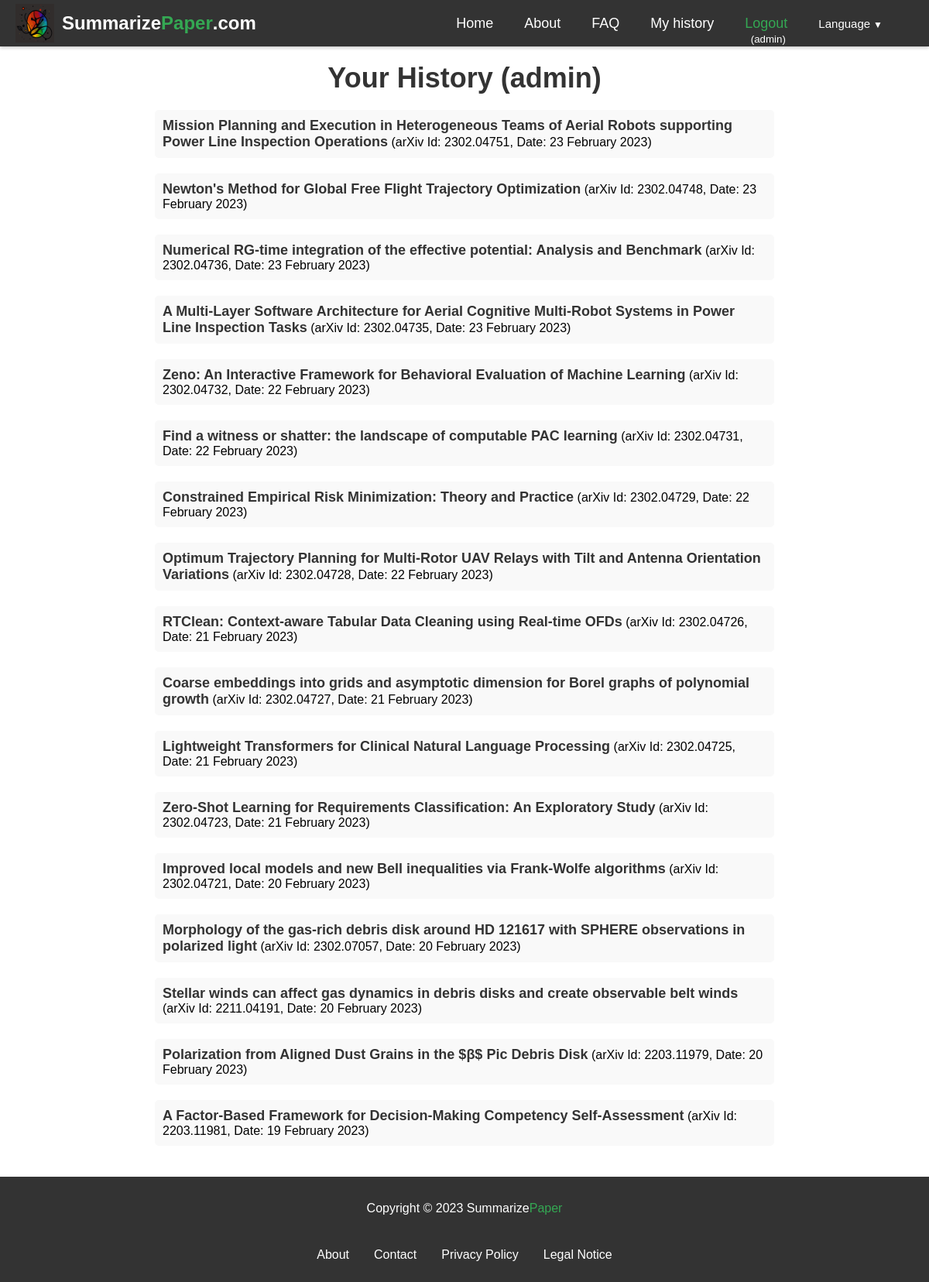
Page /history/ (signed in) on the committed database.
### summarizer/models.py (models this page shows, shortened)
class ArxivPaper(models.Model):
    id = models.AutoField(primary_key=True)
    arxiv_id = models.CharField(max_length=20, unique=True)
    created = models.DateTimeField(auto_now_add=True)
    updated = models.DateTimeField(auto_now=True)
    title = models.CharField(max_length=400, blank=True, null=True)
    abstract = models.TextField(blank=True, null=True)
    authors = models.ManyToManyField(Author, blank=True, through='PaperAuthor')
    link_doi = models.URLField(blank=True, null=True)
    link_homepage = models.URLField(blank=True, null=True)
    published_arxiv = models.DateField(blank=True, null=True)
    journal_ref = models.CharField(max_length=200, blank=True, null=True)
    comments = models.TextField(blank=True, null=True)
    license = models.CharField(max_length=400, blank=True, null=True)
    category = models.CharField(max_length=50, blank=True, null=True)
    updated_arxiv = models.DateField(blank=True, null=True)

class PaperHistory(models.Model):
    arxiv_id = models.CharField(max_length=20)
    created = models.DateTimeField(auto_now_add=True)
    updated = models.DateTimeField(auto_now=True)
    user = models.ForeignKey(User, on_delete=models.CASCADE)
    def __str__(self):
        return self.arxiv_id#+' '+self.user.username

### summarizer/views.py (the view)
# urls.py: path("history/", views.history, name="history"),
def history(request):
    stuff_for_frontend={}
    paper_history=[]
    if request.user.is_authenticated:
        auth=True
        history=PaperHistory.objects.filter(user=request.user).order_by('-created')
        print('history',history)
        for h in history:
            arxiv_paper = ArxivPaper.objects.filter(arxiv_id=h.arxiv_id).first()
            paperdate = h.created#.strftime('%d/%m/%Y')
            if arxiv_paper:
                paper_history.append({'arxiv_id': h.arxiv_id, 'title': arxiv_paper.title, 'date': paperdate})
            else:
                paper_history.append({'arxiv_id': h.arxiv_id, 'date': paperdate})
    else:
        auth=False
    stuff_for_frontend.update({
        'auth':auth,
        'paper_history':paper_history
    })
    return render(request, "summarizer/history.html", stuff_for_frontend)

### templates/summarizer/history.html (shortened to what this page needs)
{% extends 'base.html' %}
{% load static %}
{% load i18n %}
{% block content %}
{% if auth %}
<div class="history">
    <h1 class="history-title">Your History ({{ user.username }})</h1>
{% if paper_history %}
<ul class="history-list">
{% for h in paper_history %}
{% if h.title %}
  <li class="history-item"><a href="/{{LANGUAGE_CODE}}/arxiv-id/{{ h.arxiv_id }}" class="history-link">{{ h.title }}</a> (arXiv Id: {{ h.arxiv_id }}, Date: {{ h.date|date:"j F Y" }})</li>
{% else %}
  <li class="history-item">arXiv Id: <a href="/{{LANGUAGE_CODE}}/arxiv-id/{{ h.arxiv_id }}" class="history-link">{{ h.arxiv_id }}</a> (Date: {{ h.date }})</li>
{% endif %}
{% endfor %}
</ul>
{% else %}
<p class="history-message">No history yet</p>
{% endif %}
{% else %}
<p class="history-message">{% trans 'You cannot access this page.' %}</p>
{% endif %}
</div>
{% endblock %}

### templates/base.html (shortened to what this page needs)
{% load static %}
{% load i18n %}
{% load rosetta %}
{% get_current_language as LANGUAGE_CODE %}
<!DOCTYPE html>
<html lang="{{ LANGUAGE_CODE }}">
<head>
  <link rel="stylesheet" href="https://cdnjs.cloudflare.com/ajax/libs/font-awesome/5.15.1/css/all.min.css"
>
</head>
<body>
  <div class="main-content">
  <nav class="navbar">
    <div class="logo-container">
      <img src="{% static 'summarizer/images/logo.png' %}" alt="Summarize Paper logo">
      <a href="/{{LANGUAGE_CODE}}" class="logo"><span>Summarize</span><span>Paper</span>.com</a>
    </div>
    <ul class="nav-links">
      <li><a href="/{{LANGUAGE_CODE}}">{% trans 'Home' %}</a></li>
      <li><a href="/{{LANGUAGE_CODE}}/about">{% trans 'About' %}</a></li>
      <li><a href="/{{LANGUAGE_CODE}}/faq">{% trans 'FAQ' %}</a></li>
      {% if request.user.is_authenticated %}
      <li><a href="/{{LANGUAGE_CODE}}/history">{% trans 'My history' %}</a></li>
      <li style="height: 15px; display: flex; align-items: center;">
        <div style="display: flex; flex-direction: column; align-items: center;height: 100%;">
          <a href="/{{LANGUAGE_CODE}}/logout" style="color:#34a853">{% trans 'Logout' %}</a>
          <span style="margin-left: 5px;"><small>({{ request.user.username }})</small></span>
        </div>
      </li>
      {% else %}
          <li><a href="/{{LANGUAGE_CODE}}/login" style="color:#34a853">{% trans 'Login' %}</a></li>
      {% endif %}
      <li>
        <div class="dropdown">
  <a class="dropdown-toggle" href="#" id="navbarDropdown" role="button" data-toggle="dropdown" aria-haspopup="true" aria-expanded="false">
    <small>{% trans 'Language' %}<span class="dropdown-arrow">&#9660;</span></small>
  </a>
    {% get_current_language as LANGUAGE_CODE %}
    {% get_available_languages as LANGUAGES %}
    {% get_language_info_list for LANGUAGES as languages %}
</div>
    </li>
    </ul>
  </nav>
  {% block content %}
  {% endblock %}
  </div>
  <footer>
    <div class="container">
      <p>Copyright © 2023 Summarize<span style="color:#34a853">Paper</span></p>
      <nav>
        <ul>
          <li><a href="/{{LANGUAGE_CODE}}/about">{% trans 'About' %}</a></li>
          <li><a href="/{{LANGUAGE_CODE}}/contact">{% trans 'Contact' %}</a></li>
          <li><a href="/{{LANGUAGE_CODE}}/privacy">{% trans 'Privacy Policy' %}</a></li>
          <li><a href="/{{LANGUAGE_CODE}}/legal-notice">{% trans 'Legal Notice' %}</a></li>
        </ul>
      </nav>
    </div>
  </footer>
</body>
</html>

### templates/summarizer/history.html (style rules this page uses)
.history { max-width: 800px; margin: 0 auto; padding: 20px; }
.history-title { font-size: 36px; font-weight: bold; text-align: center; margin: 0; margin-bottom:20px; padding: 0; color: #333; }
.history-list { list-style: none; margin: 0; padding: 0; }
.history-item { margin-bottom: 20px; padding: 10px 10px; background-color: #f9f9f9; border-radius: 5px; }
.history-link { color: #333; text-decoration: none; font-size: 18px; font-weight: bold; }

### templates/base.html (style rules this page uses)
.navbar { display: flex; justify-content: space-between; align-items: center; height: 60px; padding: 0 20px; background-color: #333; color: #fff; box-shadow: 0px 2px 4px rgba(0,0,0,0.2); }
.logo { font-size: 24px; font-weight: bold; text-decoration: none; color: #fff; display: flex; align-items: center; }
.logo span:nth-of-type(1) { color: white; }
.logo span:nth-of-type(2) { color: #34a853; }
.nav-links { display: flex; list-style: none; margin: 0; padding: 0; }
.nav-links li { margin: 0 20px; }
.nav-links a { font-size: 18px; color: #fff; text-decoration: none; }
footer { background-color: #333; color: #fff; padding: 1em; text-align: center; flex-shrink: 0; }
footer a { color: #fff; text-decoration: none; }
footer nav { display: inline-block; margin-top: 1em; }
footer ul { list-style: none; margin: 0; padding: 0; display: flex; justify-content: center; }
footer li { margin: 10px 1em; }
body { font-family: Arial, sans-serif; margin:0; display: flex; flex-direction: column; min-height: 100vh; }
.main-content { flex: 1; }
.dropdown { position: relative; display: inline-block; margin-right:20px; }
.dropdown-arrow { margin-left: 0.25rem; font-size: 0.75rem; }
.logo-container { display: flex; align-items: center; }
.logo-container img { width: 50px; height: 50px; margin-right: 10px; }

### rows in the picture
ArxivPaper: title "Mission Planning and Execution in Heterogeneous Teams of Aerial Robots supporting Power Line Inspection Operations"
PaperHistory: arxiv_id "2302.04751", date "23 February 2023"
ArxivPaper: title "Newton's Method for Global Free Flight Trajectory Optimization"
PaperHistory: arxiv_id "2302.04748", date "23 February 2023"
ArxivPaper: title "Numerical RG-time integration of the effective potential: Analysis and Benchmark"
PaperHistory: arxiv_id "2302.04736", date "23 February 2023"
ArxivPaper: title "A Multi-Layer Software Architecture for Aerial Cognitive Multi-Robot Systems in Power Line Inspection Tasks"
PaperHistory: arxiv_id "2302.04735", date "23 February 2023"
ArxivPaper: title "Zeno: An Interactive Framework for Behavioral Evaluation of Machine Learning"
PaperHistory: arxiv_id "2302.04732", date "22 February 2023"
ArxivPaper: title "Find a witness or shatter: the landscape of computable PAC learning"
PaperHistory: arxiv_id "2302.04731", date "22 February 2023"
ArxivPaper: title "Constrained Empirical Risk Minimization: Theory and Practice"
PaperHistory: arxiv_id "2302.04729", date "22 February 2023"
ArxivPaper: title "Optimum Trajectory Planning for Multi-Rotor UAV Relays with Tilt and Antenna Orientation Variations"
PaperHistory: arxiv_id "2302.04728", date "22 February 2023"
ArxivPaper: title "RTClean: Context-aware Tabular Data Cleaning using Real-time OFDs"
PaperHistory: arxiv_id "2302.04726", date "21 February 2023"
ArxivPaper: title "Coarse embeddings into grids and asymptotic dimension for Borel graphs of polynomial growth"
PaperHistory: arxiv_id "2302.04727", date "21 February 2023"
ArxivPaper: title "Lightweight Transformers for Clinical Natural Language Processing"
PaperHistory: arxiv_id "2302.04725", date "21 February 2023"
ArxivPaper: title "Zero-Shot Learning for Requirements Classification: An Exploratory Study"
PaperHistory: arxiv_id "2302.04723", date "21 February 2023"
ArxivPaper: title "Improved local models and new Bell inequalities via Frank-Wolfe algorithms"
PaperHistory: arxiv_id "2302.04721", date "20 February 2023"
ArxivPaper: title "Morphology of the gas-rich debris disk around HD 121617 with SPHERE observations in polarized light"
PaperHistory: arxiv_id "2302.07057", date "20 February 2023"
ArxivPaper: title "Stellar winds can affect gas dynamics in debris disks and create observable belt winds"
PaperHistory: arxiv_id "2211.04191", date "20 February 2023"
ArxivPaper: title "Polarization from Aligned Dust Grains in the $β$ Pic Debris Disk"
PaperHistory: arxiv_id "2203.11979", date "20 February 2023"
ArxivPaper: title "A Factor-Based Framework for Decision-Making Competency Self-Assessment"
PaperHistory: arxiv_id "2203.11981", date "19 February 2023"

### other values in the picture
{{ request.user.username }} "admin"
{{ user.username }} "admin"
